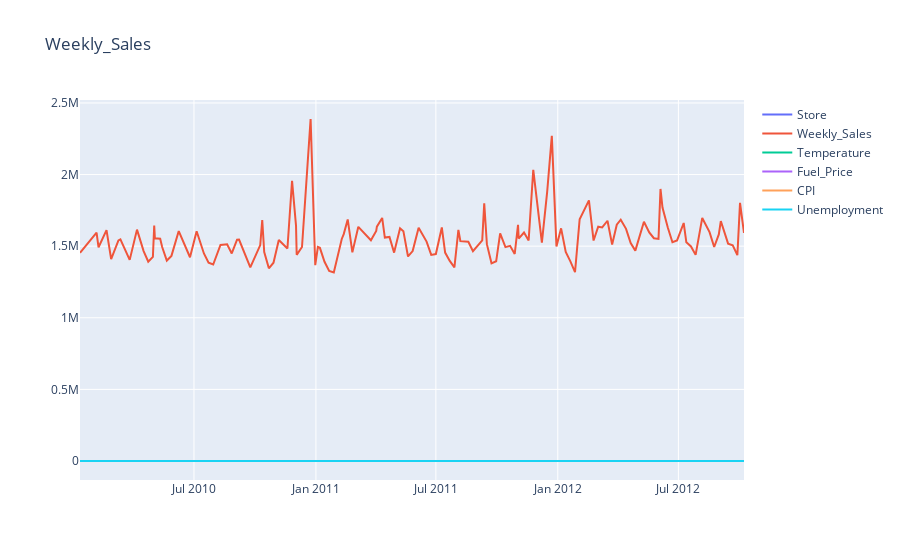

Notebook source saved alongside this figure:
### Code cell
import pandas as pd

from plotly import __version__
from plotly import graph_objs as go
from plotly.offline import init_notebook_mode, iplot

init_notebook_mode(connected=True)


def plotly_df(df, title=""):
    data = []

    for column in df.columns:
        trace = go.Scatter(x=df.index, y=df[column], mode="lines", name=column)
        data.append(trace)

    layout = dict(title=title)
    fig = dict(data=data, layout=layout)
    iplot(fig, show_link=False)

dataset = pd.read_csv(
    "train.csv", index_col=["Date"], parse_dates=["Date"]
)

plotly_df(dataset[dataset["Store"] == 1], title="Weekly_Sales")

### Figure 1 — Plotly figure (JSON) as saved in the notebook; plotly's stock layout.template omitted (floating-point values rounded to 4 significant figures; data arrays with more than 128 entries replaced by an {"elided": "..."} marker saying what was removed)
{"data": [{"mode": "lines", "name": "Store", "type": "scatter", "x": {"elided": "139 str values"}, "y": {"elided": "139 int values"}}, {"mode": "lines", "name": "Weekly_Sales", "type": "scatter", "x": {"elided": "139 str values"}, "y": {"elided": "139 float values"}}, {"mode": "lines", "name": "Temperature", "type": "scatter", "x": {"elided": "139 str values"}, "y": {"elided": "139 float values"}}, {"mode": "lines", "name": "Fuel_Price", "type": "scatter", "x": {"elided": "139 str values"}, "y": {"elided": "139 float values"}}, {"mode": "lines", "name": "CPI", "type": "scatter", "x": {"elided": "139 str values"}, "y": {"elided": "139 float values"}}, {"mode": "lines", "name": "Unemployment", "type": "scatter", "x": {"elided": "139 str values"}, "y": {"elided": "139 float values"}}], "layout": {"title": {"text": "Weekly_Sales"}}}
